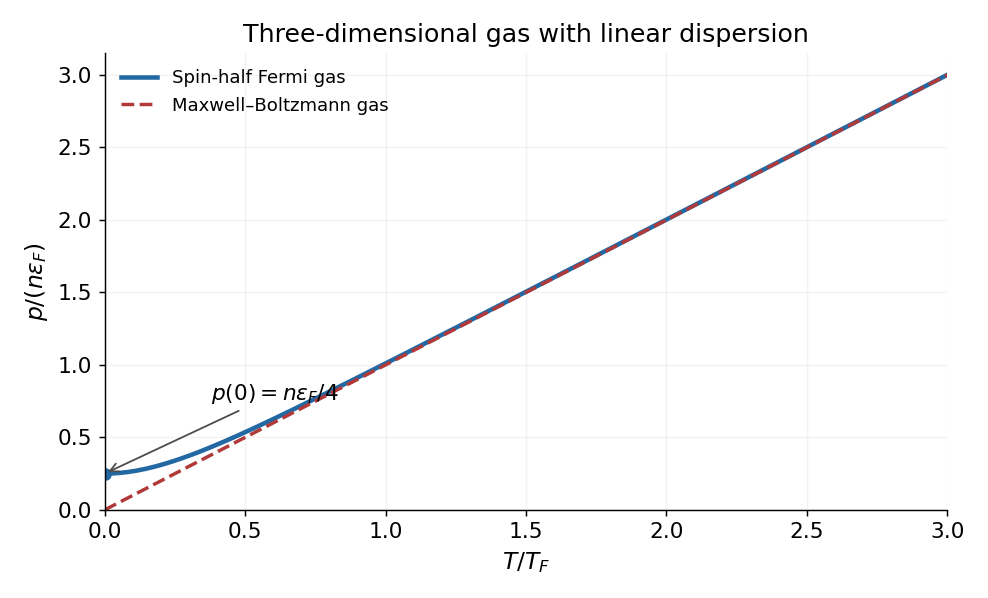

Generate this figure with Python:
from pathlib import Path
import numpy as np
import matplotlib
matplotlib.use('Agg')
import matplotlib.pyplot as plt

plt.rcParams.update({'font.size':12,'axes.titlesize':14,'axes.labelsize':13})
nodes,weights=np.polynomial.legendre.leggauss(360)
temps=np.r_[0,np.linspace(.02,3,190)];pressures=[.25]
for temp in temps[1:]:
 emax=2+50*temp;e=(nodes+1)*emax/2;w=weights*emax/2
 def occupation(chem):return 1/(1+np.exp(np.clip((e-chem)/temp,-700,700)))
 low,high=-100*temp-10,2+5*temp
 for _ in range(70):
  mid=(low+high)/2
  if 3*np.sum(w*e**2*occupation(mid))>1:high=mid
  else:low=mid
 pressures.append(np.sum(w*e**3*occupation((low+high)/2)))
fig,ax=plt.subplots(figsize=(7.6,4.6),dpi=130,facecolor='white')
ax.plot(temps,pressures,lw=2.5,color='#2268a3',label='Spin-half Fermi gas')
ax.plot(temps,temps,lw=1.9,ls='--',color='#b13939',label='Maxwell–Boltzmann gas')
ax.plot(0,.25,'o',color='#2268a3');ax.annotate(r'$p(0)=n\epsilon_F/4$',xy=(0,.25),xytext=(.38,.76),arrowprops={'arrowstyle':'->','color':'0.3'})
ax.set(xlim=(0,3),ylim=(0,3.15),xlabel=r'$T/T_F$',ylabel=r'$p/(n\epsilon_F)$',title='Three-dimensional gas with linear dispersion')
ax.legend(loc='upper left',fontsize=10,frameon=False)
ax.spines[['top','right']].set_visible(False);ax.grid(alpha=.15)
fig.tight_layout()
fig.savefig(Path.cwd()/Path(__file__).with_suffix('.png').name,facecolor='white',transparent=False)
